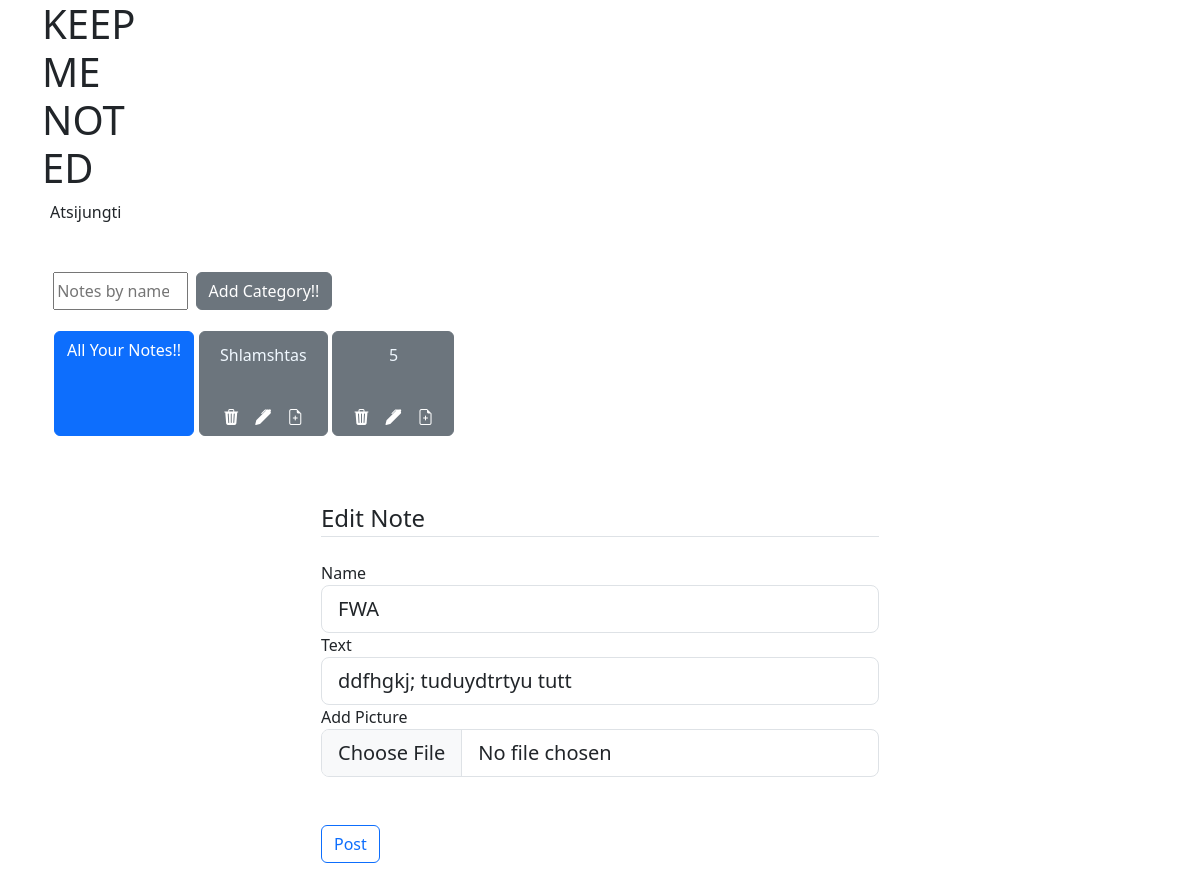
Page /edit_note/2 (signed in) on the earlier database version.
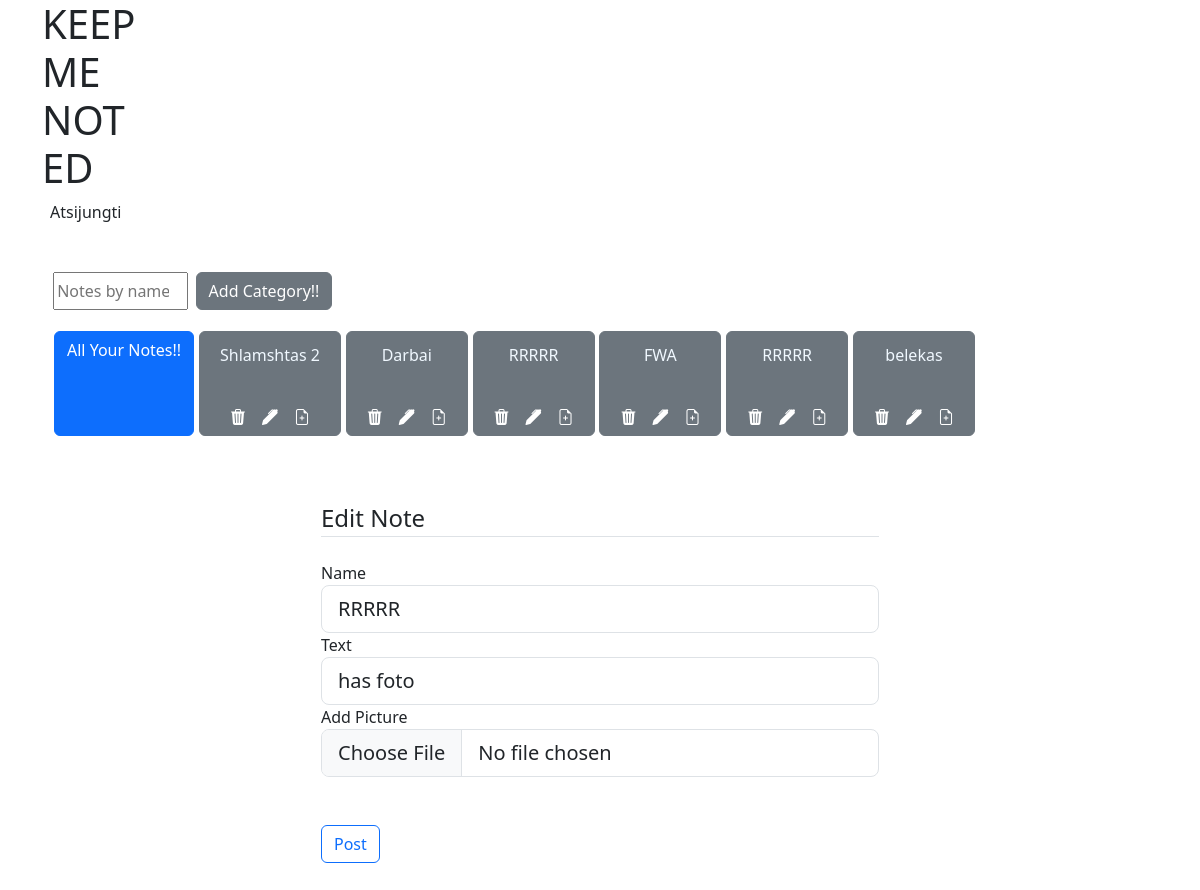
Same page on the later database version.
### app/db_models/Category.py (models this page shows, shortened)
class Category(db.Model):
    __tablename__ = "categories"
    id = db.Column(db.Integer, primary_key=True)
    category_name = db.Column(db.String(50), nullable=False)
    notes = db.relationship("Note", backref="categories", cascade='all, delete')

### app/db_models/Note.py (models this page shows, shortened)
class Note(db.Model):
    __tablename__= "notes"
    id = db.Column(db.Integer, primary_key=True)
    name = db.Column(db.String(255),nullable=False)
    text = db.Column(db.String())
    picture = db.Column(db.String(), nullable=True, default='default.png')
    id_category = db.Column(db.Integer, db.ForeignKey('categories.id') )

### app/routes.py (the view, shortened to what this page needs)
@app.route('/edit_note/<int:id>', methods =['GET' , 'POST'])
@login_required
def edit_note(id):
    categories = Category.query.all()
    notes = Note.query.all()
    note = Note.query.get_or_404(id)
    form = AddNoteForm()
    form.name.data = note.name
    form.text.data = note.text
    form.picture.data = note.picture
    return render_template('edit_note.html' , form=form, notes=notes ,categories=categories)

### app/forms.py
class AddNoteForm(FlaskForm):
    name = StringField("Name", [DataRequired()])
    text = StringField("Text", [DataRequired()])
    picture = FileField('Add Picture', validators=[FileAllowed(['jpg', 'png'])])
    submit = SubmitField('Post')

class SearchForm(FlaskForm):
    searched = StringField("Searched", [DataRequired()])
    submit = SubmitField('Submit')

### app/routes.py (called while the page is built)
@login_manager.user_loader
def load_user(user_id):
    return User.query.get(user_id)

@app.context_processor
def base():
    form = SearchForm()
    return dict(form=form)

### app/templates/edit_note.html (shortened to what this page needs)
{% extends "main.html" %}
{% block content %}
            <div class="content-section; w-50 p-3; mx-auto pt-5" >
                <form method="POST" action="" enctype="multipart/form-data">
                   <fieldset class="form-group">
                       <legend class="border-bottom mb-4">Edit Note</legend>
                       <div class="form-group">
                            {{ form.name.label(class="form-control-label") }}
                            {% if form.name.errors %}
                            {{ form.name(class="form-control form-control-lg is-invalid") }}
                            <div class="invalid-feedback">
                            {% for error in form.name.errors %}
                            <span>{{ error }}</span>
                            {% endfor %}
                            </div>
                            {% else %}
                            {{ form.name(class="form-control form-control-lg") }}
                            {% endif %}
                       </div>
                       <div class="form-group">
                            {{ form.text.label(class="form-control-label") }}
                            {% if form.text.errors %}
                            {{ form.text(class="form-control form-control-lg is-invalid") }}
                            <div class="invalid-feedback">
                            {% for error in form.text.errors %}
                            <span>{{ error }}</span>
                            {% endfor %}
                            </div>
                            {% else %}
                            {{ form.text(class="form-control form-control-lg") }}
                            {% endif %}
                       </div>
                       <div class="form-group">
                            {{ form.picture.label(class="form-control-label") }}
                            {% if form.picture.errors %}
                            {{ form.picture(class="form-control form-control-lg is-invalid") }}
                            <div class="invalid-feedback">
                            {% for error in form.picture.errors %}
                            <span>{{ error }}</span>
                            {% endfor %}
                            </div>
                            {% else %}
                            {{ form.picture(class="form-control form-control-lg") }}
                            {% endif %}
                       </div>
                       <br>
                   </fieldset>
                         <br>
                   <div class="form-group" style="margin-bottom: 2rem;">
                      {{ form.submit(class="btn btn-outline-primary") }}
                   </div>
                </form>
            </div>
{% endblock content %}

### app/templates/main.html (shortened to what this page needs)
<!DOCTYPE html>
<html lang="en">
<head>
    <link href="https://cdn.jsdelivr.net/npm/bootstrap@5.3.0-alpha1/dist/css/bootstrap.min.css" rel="stylesheet"
 />
    <link rel="stylesheet" href="https://cdn.jsdelivr.net/npm/bootstrap-icons@1.10.3/font/bootstrap-icons.css">
</head>
<body>
  <div class="container">
    <h1 contenteditable="true" style="width: 100px;">KEEP ME NOTED</h1>
    {% if current_user.is_authenticated %}
    <li style="list-style:none; margin-right:3rem;">
      <a href="{{ url_for('logout') }}" class="nav-link px-2 ">Atsijungti</a>
    </li>
    {%endif%}
    <div class="content-section;  p-3; mx-auto pt-5" style="text-align: center; max-width: 30%;">
    </div>
    <div style="display: flex; padding: 0rem  0.7rem;margin-bottom: 1rem;" >
      <form method="POST" class = "d-flex" action="{{url_for('search')}}">
          <input class="form_control me-2"  type="search" placeholder="Notes by name" aria-label="Search" , name="searched" style="width: 8.4rem;">
      </form>
      <a class="btn btn-secondary" href="{{ url_for('add_category')}}" class="nav-link px-2 ">Add Category!!</a>
    </div>
    <div class="container d-flex justify-content-start  mb-3 flex-wrap" >
        <a class="btn btn-primary" href="{{ url_for('all_notes')}}" class="nav-link px-2 " style="margin: 0.3rem  0.3rem  0rem  0rem; ">All Your Notes!!</a>
        {% for category in categories %}
        <div class="btn btn-secondary" id= "category.id "style="margin: 0.3rem  0.3rem  0rem  0rem; ">
        <a href="{{ url_for('notes' , id = category.id )}}" style="margin: 0.3rem  0.3rem  0rem  0rem; width:10rem;
                          height: 5rem; word-wrap: break-word; text-decoration: none;">
            <h6 style="padding: 0.5rem; color: aliceblue; " >{{category['category_name']}}</h6>
        </a>
        <div style="display: flex; justify-content: center;">
          <a  href="{{ url_for('delete' , id = category.id) }}" class="nav-link px-2 ">
            <i class="bi bi-trash3-fill"></i>
          </a>
          <a href="{{ url_for('edit_category' , id = category.id )}}" class="nav-link px-2 ">
            <i class="bi bi-pen-fill"></i>
          </a>
          <a href="{{ url_for('noting' , id = category.id )}}" class="nav-link px-2 ">
            <i class="bi bi-file-earmark-plus"></i>
          </a>
        </div>
        </div>
        {% endfor %}
      </div>
        {% block content %}
        {% endblock %}
  </div>
</body>
</html>

Differences in the rows shown:
changed Category: category_name "Shlamshtas" → "Shlamshtas 2"
changed Category: category_name "5" → "Darbai"
added Category: category_name "RRRRR"
added Category: category_name "FWA"
added Category: category_name "RRRRR"
added Category: category_name "belekas"
changed Note: name "FWA" → "RRRRR"; text "ddfhgkj; tuduydtrtyu tutt" → "has foto"
